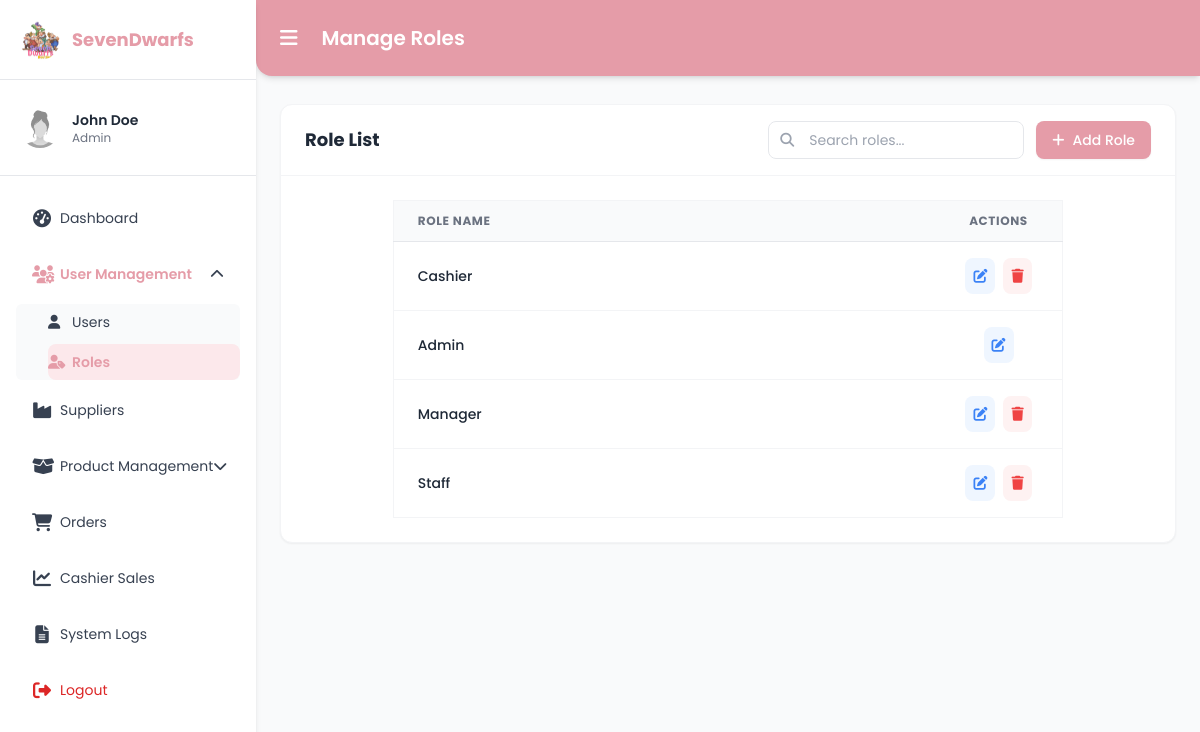
/manage_roles.php (signed in), run on an earlier commit of the app's database.
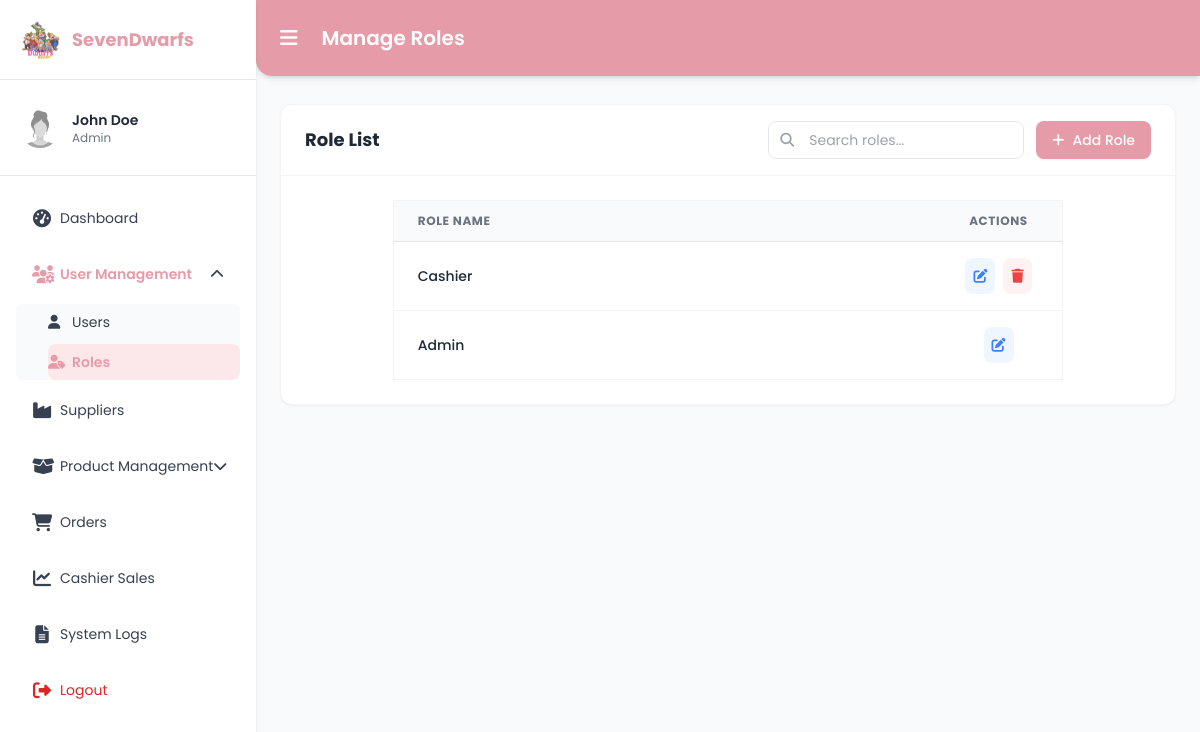
And on a later commit of the database.
### tables this page shows
CREATE TABLE `roles` (
  `role_id` int(11) NOT NULL,
  `role_name` varchar(50) NOT NULL
);

### manage_roles.php (the view, shortened to what the changed rows need)
<?php
require 'conn.php';
$admin_id = $_SESSION['admin_id'];
$stmt = $conn->prepare("
    SELECT CONCAT(a.first_name, ' ', a.last_name) AS full_name, r.role_name
    FROM adminusers a
    LEFT JOIN roles r ON a.role_id = r.role_id
    WHERE a.admin_id = ?
");
$stmt->bind_param("i", $admin_id);
$stmt->execute();
$admin = $stmt->get_result()->fetch_assoc();
$admin_name = $admin['full_name'] ?? "Admin";
$admin_role = $admin['role_name'] ?? "Administrator";
$search_query = "";
$roles = $conn->query("SELECT * FROM roles $search_query ORDER BY role_id ASC");
?>
<!DOCTYPE html>
<html lang="en">
<head>
<script src="https://cdn.tailwindcss.com"></script>
<link rel="stylesheet" href="https://unpkg.com/nprogress@0.2.0/nprogress.css" />
<link href="https://cdnjs.cloudflare.com/ajax/libs/font-awesome/6.4.0/css/all.min.css" rel="stylesheet">
</head>
<body class="text-sm animate-fade-in">
<div class="flex min-h-screen"
     x-data="{
        sidebarOpen: localStorage.getItem('sidebarOpen') === 'false' ? false : true,
        userMenu: true,
        productMenu: false
     }"
     x-init="$watch('sidebarOpen', val => localStorage.setItem('sidebarOpen', val))">
  <aside
    class="bg-white shadow-md fixed top-0 left-0 h-screen z-30 transition-all duration-300 ease-in-out no-scrollbar overflow-y-auto overflow-x-hidden"
    :class="sidebarOpen ? 'w-64' : 'w-20'"
  >
    <div class="p-5 border-b flex items-center h-20 transition-all duration-300" :class="sidebarOpen ? 'space-x-3' : 'justify-center pl-0'">
        <h2 class="text-lg font-bold text-[var(--rose)] whitespace-nowrap overflow-hidden transition-all duration-300"
            x-show="sidebarOpen" x-transition.opacity>SevenDwarfs</h2>
    </div>
    <div class="p-5 border-b flex items-center h-24 transition-all duration-300" :class="sidebarOpen ? 'space-x-3' : 'justify-center pl-0'">
      <div x-show="sidebarOpen" x-transition.opacity class="whitespace-nowrap overflow-hidden">
        <p class="font-semibold text-gray-800"><?= htmlspecialchars($admin_name); ?></p>
        <p class="text-xs text-gray-500"><?= htmlspecialchars($admin_role); ?></p>
      </div>
    </div>
  </aside>
  <main class="flex-1 flex flex-col pt-20 bg-gray-50 transition-all duration-300 ease-in-out"
        :class="sidebarOpen ? 'ml-64' : 'ml-20'">
    <header class="bg-[var(--rose)] text-white p-4 flex justify-between items-center shadow-md rounded-bl-2xl fixed top-0 right-0 z-20 transition-all duration-300 ease-in-out"
            :class="sidebarOpen ? 'left-64' : 'left-20'">
      <div class="flex items-center gap-4">
          <h1 class="text-xl font-semibold">Manage Roles</h1>
      </div>
    </header>
    <section class="p-6">
        <div class="bg-white rounded-xl shadow-sm border border-gray-100 overflow-hidden">
            <div class="px-6 py-4 border-b border-gray-100 flex flex-col md:flex-row justify-between items-center gap-4">
                <h2 class="text-lg font-bold text-gray-800">Role List</h2>
            </div>
            <div class="overflow-x-auto">
                <table class="w-full text-left text-sm text-gray-600 md:w-3/4 mx-auto my-6 border border-gray-100 rounded-lg">
                    <thead class="bg-gray-50 text-gray-500 uppercase font-bold text-xs border-b">
                        <tr>
                            <th class="px-6 py-3 text-left tracking-wider">Role Name</th>
                            <th class="px-6 py-3 text-center tracking-wider w-32">Actions</th>
                        </tr>
                    </thead>
                    <tbody class="divide-y divide-gray-100">
                        <?php if ($roles->num_rows > 0): ?>
                            <?php while ($role = $roles->fetch_assoc()): ?>
                                <tr class="hover:bg-gray-50 transition duration-150">
                                    <td class="px-6 py-4 font-medium text-gray-800"><?= htmlspecialchars($role['role_name']); ?></td>
                                    <td class="px-6 py-4 flex justify-center gap-2">
                                        <button onclick="openEditModal(<?= $role['role_id']; ?>, '<?= $role['role_name']; ?>')"
                                           class="text-blue-500 hover:text-blue-700 bg-blue-50 hover:bg-blue-100 p-2 rounded-lg transition" title="Edit">
                                            <i class="fas fa-edit"></i>
                                        </button>
                                        <?php if ($role['role_id'] != 2): ?>
                                            <button onclick="openDeleteModal(<?= $role['role_id']; ?>)"
                                               class="text-red-500 hover:text-red-700 bg-red-50 hover:bg-red-100 p-2 rounded-lg transition" title="Delete">
                                                <i class="fas fa-trash"></i>
                                            </button>
                                        <?php endif; ?>
                                    </td>
                                </tr>
                            <?php endwhile; ?>
                        <?php endif; ?>
                    </tbody>
                </table>
            </div>
        </div>
    </section>
  </main>
</div>
</body>
</html>

What changed in the data, as far as the page shows it:
removed roles: role_name "Manager"
removed roles: role_name "Staff"
